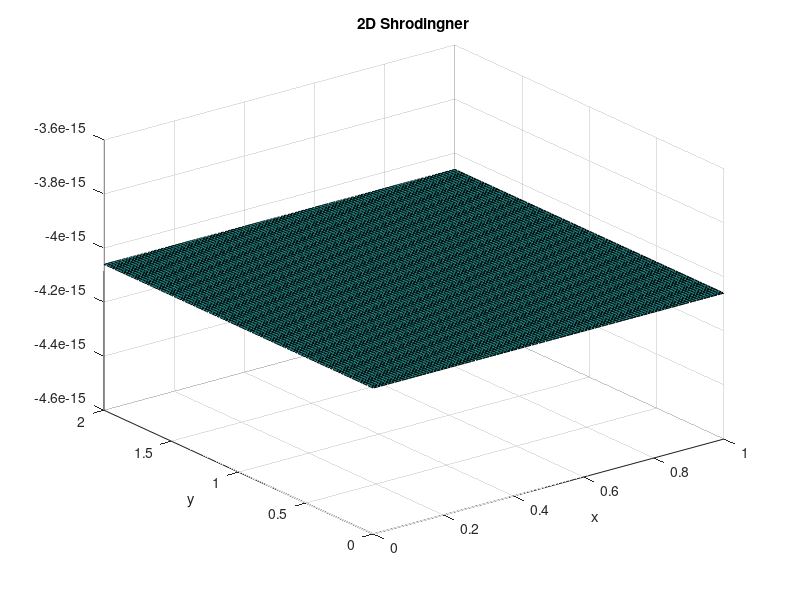

MATLAB code for this plot:
format long
% Numeric Parameters
nx = 2;
ny = 1;
a = 1;
step = a/100;
[x_num, y_num] = meshgrid(0:step:a, 0:2*step:2*a);

% Schrodigner Eq (numeric then symbolic)
Psi_num = sqrt(2)/a * sin(pi*nx/a *x_num) * sin(pi*ny/(2*a) *y_num);
P_num = abs(Psi_num).^2;


% Energy
m = 1;
h_bar = 1;
[n_x, n_y] = meshgrid(1:10, 1:10); 
E = h_bar^2*n_x.^2/(2*m*a^2) + h_bar^2*n_y.^2/(8*m*a^2);

disp(P_num)
% Contour Surf
surf(x_num, y_num, Psi_num)
hold on
title('2D Shrodingner')
xlabel('x')
ylabel('y')
%zlabel('P(x,y)')

